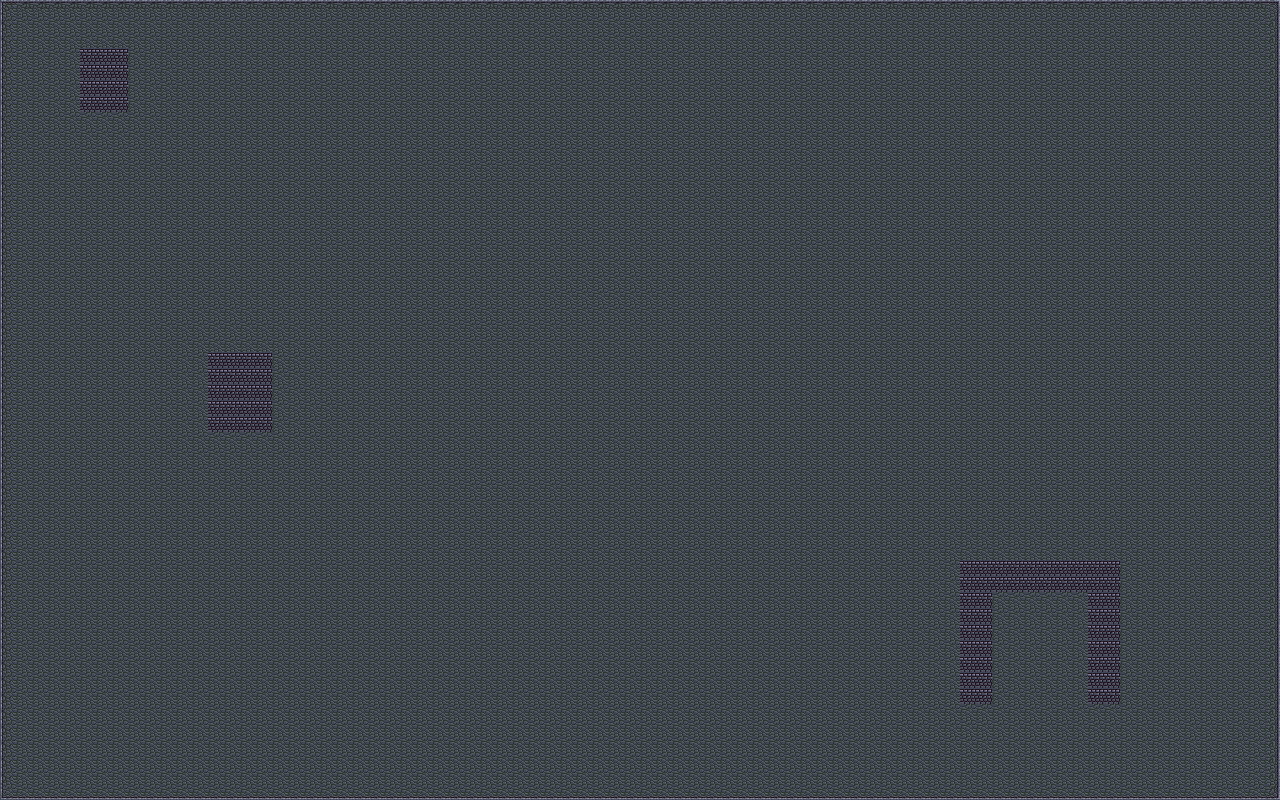

Rendered tile map (Tiled .tmx) drawn with the repository's tilesets; below, a short description and the map source with its tile grids summarised:
An orthogonal 80x50 tile map with 16x16 px tiles, 2 tile layers (background, objects) and 3 objects.

<map version="1.2" tiledversion="1.3.4" orientation="orthogonal" renderorder="right-down" width="80" height="50" tilewidth="16" tileheight="16" infinite="0" nextlayerid="4" nextobjectid="20">
 <tileset firstgid="1" source="tilemap.tsx" />
 <layer id="1" name="background" width="80" height="50">
  <data>[4000 cells, 4000 non-empty, 9 distinct tile ids]</data>
 </layer>
 <layer id="3" name="objects" width="80" height="50">
  <data>[4000 cells, 80 non-empty, 1 distinct tile ids]</data>
 </layer>
 <objectgroup id="2" name="walls">
  <object id="11" x="208" y="352" width="64" height="80" />
  <object id="14" x="80" y="48" width="48" height="64" />
  <object id="19" x="992" y="704">
   <polygon points="0,0 0,-112 96,-112 96,0 128,0 128,-144 -32,-144 -32,0" />
  </object>
 </objectgroup>
</map>
